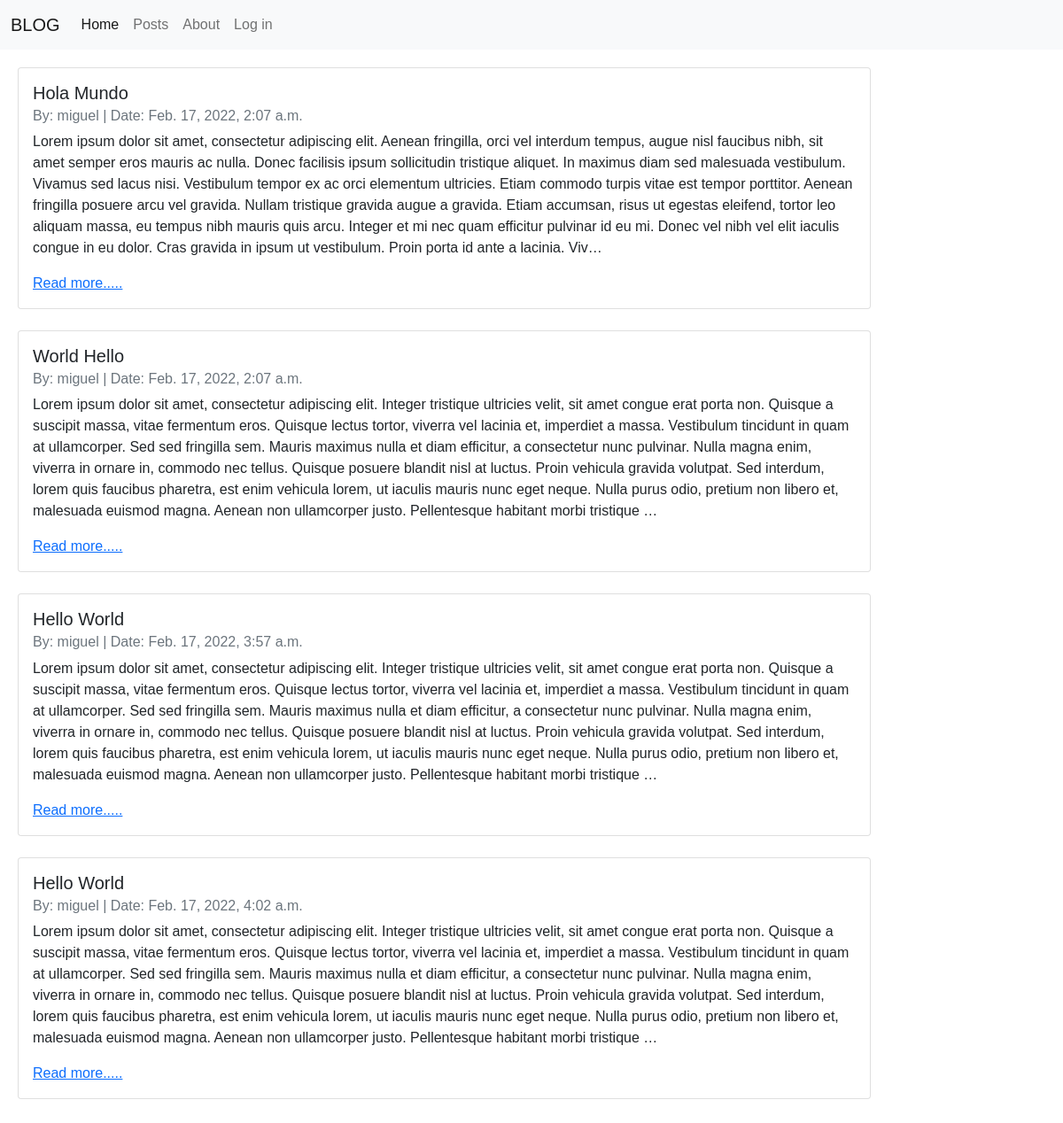
The page / on the database its author committed.
### posts/models.py (models this page shows, shortened)
class Post(models.Model):
    title = models.CharField(max_length=256)
    author = models.ForeignKey(
        'auth.User',
        on_delete=models.CASCADE
    )
    body = models.TextField()
    created_at = models.DateTimeField(auto_now_add=True)

### posts/views.py (the view)
# urls.py: path('', PostListView.as_view(), name="post_list"),
class PostListView(ListView):
    template_name = "post_list.html"
    model = Post

### templates/post_list.html (shortened to what this page needs)
{% extends 'base.html' %}
{% block content %}
    {% for post in post_list %}
    <div class="row">
        <div class="col-md-10">
            <div class="card">
                <div class="card-body">
                <h5 class="card-title">{{ post.title }}</h5>
                <h6 class="card-subtitle mb-2 text-muted">
                    By: {{ post.author }} | Date: {{ post.created_at }}
                </h6>
                <p class="card-text">{{ post.body| truncatechars:750 }}</p>
                <a href="{% url 'post_detail' post.id %}" class="card-link">Read more.....</a>
                </div>
            </div>
            <br />
        </div>
    </div>
    {% endfor %}
{% endblock content %}

### static/css/base.css (style rules this page uses)
body { font-family: 'Roboto Serif', sans-serif; }

### rows shown on the page
Post: title "Hola Mundo", author "miguel", created_at "Feb. 17, 2022, 2:07 a.m.", body "Lorem ipsum dolor sit amet, consectetur adipiscing elit. Aenean fringilla, orci vel interdum tempus, augue nisl faucibus nibh, sit amet semper eros mauris ac nulla. Donec facilisis ipsum sollicitudin tristique aliquet. In maximus diam sed malesuada vestibulum. Vivamus sed lacus nisi. Vestibulum tempor ex ac orci elementum ultricies. Etiam commodo turpis vitae est tempor porttitor. Aenean fringilla posuere arcu vel gravida. Nullam tristique gravida augue a gravida. Etiam accumsan, risus ut egestas eleifend, tortor leo aliquam massa, eu tempus nibh mauris quis arcu. Integer et mi nec quam efficitur pulvinar id eu mi. Donec vel nibh vel elit iaculis congue in eu dolor. Cras gravida in ipsum ut…"
Post: title "World Hello", author "miguel", created_at "Feb. 17, 2022, 2:07 a.m.", body "Lorem ipsum dolor sit amet, consectetur adipiscing elit. Integer tristique ultricies velit, sit amet congue erat porta non. Quisque a suscipit massa, vitae fermentum eros. Quisque lectus tortor, viverra vel lacinia et, imperdiet a massa. Vestibulum tincidunt in quam at ullamcorper. Sed sed fringilla sem. Mauris maximus nulla et diam efficitur, a consectetur nunc pulvinar. Nulla magna enim, viverra in ornare in, commodo nec tellus. Quisque posuere blandit nisl at luctus. Proin vehicula gravida volutpat. Sed interdum, lorem quis faucibus pharetra, est enim vehicula lorem, ut iaculis mauris nunc eget neque. Nulla purus odio, pretium non libero et, malesuada euismod magna. Aenean non…"
Post: title "Hello World", author "miguel", created_at "Feb. 17, 2022, 3:57 a.m.", body "Lorem ipsum dolor sit amet, consectetur adipiscing elit. Integer tristique ultricies velit, sit amet congue erat porta non. Quisque a suscipit massa, vitae fermentum eros. Quisque lectus tortor, viverra vel lacinia et, imperdiet a massa. Vestibulum tincidunt in quam at ullamcorper. Sed sed fringilla sem. Mauris maximus nulla et diam efficitur, a consectetur nunc pulvinar. Nulla magna enim, viverra in ornare in, commodo nec tellus. Quisque posuere blandit nisl at luctus. Proin vehicula gravida volutpat. Sed interdum, lorem quis faucibus pharetra, est enim vehicula lorem, ut iaculis mauris nunc eget neque. Nulla purus odio, pretium non libero et, malesuada euismod magna. Aenean non…"
Post: title "Hello World", author "miguel", created_at "Feb. 17, 2022, 4:02 a.m.", body "Lorem ipsum dolor sit amet, consectetur adipiscing elit. Integer tristique ultricies velit, sit amet congue erat porta non. Quisque a suscipit massa, vitae fermentum eros. Quisque lectus tortor, viverra vel lacinia et, imperdiet a massa. Vestibulum tincidunt in quam at ullamcorper. Sed sed fringilla sem. Mauris maximus nulla et diam efficitur, a consectetur nunc pulvinar. Nulla magna enim, viverra in ornare in, commodo nec tellus. Quisque posuere blandit nisl at luctus. Proin vehicula gravida volutpat. Sed interdum, lorem quis faucibus pharetra, est enim vehicula lorem, ut iaculis mauris nunc eget neque. Nulla purus odio, pretium non libero et, malesuada euismod magna. Aenean non…"
